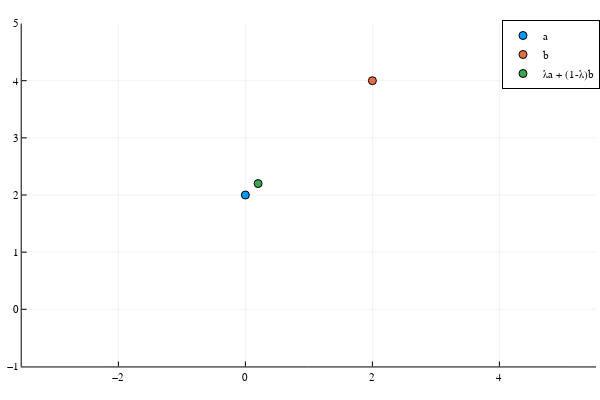

Notebook code for this chart:
### Code cell
a = point(0,2,0)
b = point(2,4,0)
λ = 0.9
c = λ*a + (1-λ)*b + λ*(1-λ)*(a ⋅ b)* n∞

p1 = scatter([a.e1],[a.e2],label="a")
p1 = scatter!([b.e1],[b.e2],label="b", aspect_ratio=1,ylims=(-1,5))
p1 = scatter!([c.e1],[c.e2],legend=true,label="λa + (1-λ)b")

### Figure 1 — Plotly figure (JSON) as saved in the notebook; plotly's stock layout.template omitted (floating-point values rounded to 4 significant figures)
{"data": [{"colorbar": {"len": 0.9525, "title": {"text": ""}, "x": 0.9934, "y": 0.5139}, "legendgroup": "a", "marker": {"color": "rgba(0, 154, 250, 1.000)", "line": {"color": "rgba(0, 0, 0, 1)", "width": 1}, "size": 8, "symbol": "circle"}, "mode": "markers", "name": "a", "showlegend": true, "type": "scatter", "x": [0], "xaxis": "x", "y": [2], "yaxis": "y", "zmax": null, "zmin": null}, {"colorbar": {"len": 0.9525, "title": {"text": ""}, "x": 0.9934, "y": 0.5139}, "legendgroup": "b", "marker": {"color": "rgba(227, 111, 71, 1.000)", "line": {"color": "rgba(0, 0, 0, 1)", "width": 1}, "size": 8, "symbol": "circle"}, "mode": "markers", "name": "b", "showlegend": true, "type": "scatter", "x": [2], "xaxis": "x", "y": [4], "yaxis": "y", "zmax": null, "zmin": null}, {"colorbar": {"len": 0.9525, "title": {"text": ""}, "x": 0.9934, "y": 0.5139}, "legendgroup": "λa + (1-λ)b", "marker": {"color": "rgba(62, 164, 78, 1.000)", "line": {"color": "rgba(0, 0, 0, 1)", "width": 1}, "size": 8, "symbol": "circle"}, "mode": "markers", "name": "λa + (1-λ)b", "showlegend": true, "type": "scatter", "x": [0.2], "xaxis": "x", "y": [2.2], "yaxis": "y", "zmax": null, "zmin": null}], "layout": {"annotations": [], "height": 400, "legend": {"bgcolor": "rgba(255, 255, 255, 1.000)", "bordercolor": "rgba(0, 0, 0, 1)", "borderwidth": 1, "font": {"color": "rgba(0, 0, 0, 1)", "family": "sans-serif", "size": 11}, "title": {"font": {"color": "rgba(0, 0, 0, 1)", "family": "sans-serif", "size": 15}, "text": ""}, "tracegroupgap": 0, "traceorder": "normal", "x": 1, "xanchor": "auto", "y": 1, "yanchor": "auto"}, "margin": {"b": 20, "l": 0, "r": 0, "t": 20}, "paper_bgcolor": "rgba(255, 255, 255, 1.000)", "plot_bgcolor": "rgba(255, 255, 255, 1.000)", "showlegend": true, "width": 600, "xaxis": {"anchor": "y", "domain": [0.03619, 0.9934], "gridcolor": "rgba(0, 0, 0, 0.1)", "gridwidth": 0.5, "linecolor": "rgba(0, 0, 0, 1)", "mirror": false, "range": [-3.522, 5.522], "showgrid": true, "showline": true, "showticklabels": true, "tickangle": 0, "tickcolor": "rgb(0, 0, 0)", "tickfont": {"color": "rgba(0, 0, 0, 1)", "family": "sans-serif", "size": 11}, "tickmode": "array", "ticks": "inside", "ticktext": ["−2", "0", "2", "4"], "tickvals": [-2, 0, 2, 4], "title": {"font": {"color": "rgba(0, 0, 0, 1)", "family": "sans-serif", "size": 15}, "text": ""}, "type": "linear", "visible": true, "zeroline": false, "zerolinecolor": "rgba(0, 0, 0, 1)"}, "yaxis": {"anchor": "x", "domain": [0.03762, 0.9902], "gridcolor": "rgba(0, 0, 0, 0.1)", "gridwidth": 0.5, "linecolor": "rgba(0, 0, 0, 1)", "mirror": false, "range": [-1, 5], "showgrid": true, "showline": true, "showticklabels": true, "tickangle": 0, "tickcolor": "rgb(0, 0, 0)", "tickfont": {"color": "rgba(0, 0, 0, 1)", "family": "sans-serif", "size": 11}, "tickmode": "array", "ticks": "inside", "ticktext": ["−1", "0", "1", "2", "3", "4", "5"], "tickvals": [-1, 0, 1, 2, 3, 4, 5], "title": {"font": {"color": "rgba(0, 0, 0, 1)", "family": "sans-serif", "size": 15}, "text": ""}, "type": "linear", "visible": true, "zeroline": false, "zerolinecolor": "rgba(0, 0, 0, 1)"}}}
